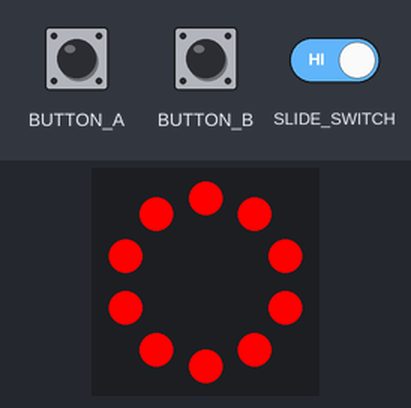
The program below on a simulated Circuit Playground running CircuitPython. Parts: the board's ring of 10 RGB LEDs (number 0 left of the top, counting anticlockwise). The inputs (shaded band) are chosen by the test bench.

Above: at 1.2 s.
1.3 s: button A pressed for 0.15 s
At 2.2 s:
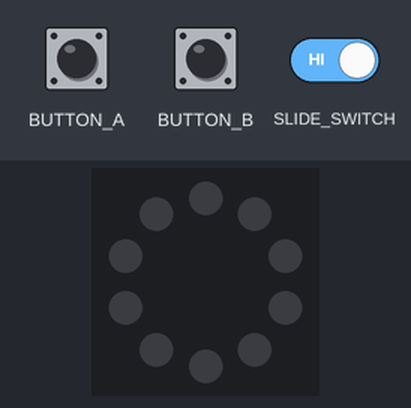
4.4 s: button B pressed for 1 s
6.9 s: button A pressed for 1 s
10.9 s: button B pressed for 0.15 s
Timing chart, 0 to 13.5 s (numbered marks = the images above; inputs shaded):
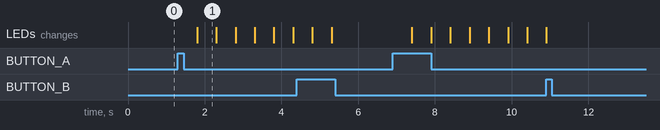

Measured:
- after the input at 1.3 s, the LEDs: change after 0.50 s (image 1)
- what the display in image 1 shows lasts 0.5 s, from 1.8 s to 2.3 s

The program:

code.py
```python
from adafruit_circuitplayground.express import cpx
import time

RED = (255, 0, 0)
OFF = (0, 0, 0)
blink = False

while True:
    if cpx.switch:
        cpx.pixels.fill(RED)

        # switch on blinking:
        if cpx.button_a:
            blink = True

        # switch off blinking:
        if cpx.button_b:
            blink = False

        if blink:
            time.sleep(0.5)
            cpx.pixels.fill(OFF)
            time.sleep(0.5)
            cpx.pixels.fill(RED)

    else:
        cpx.pixels.fill(OFF)
```
